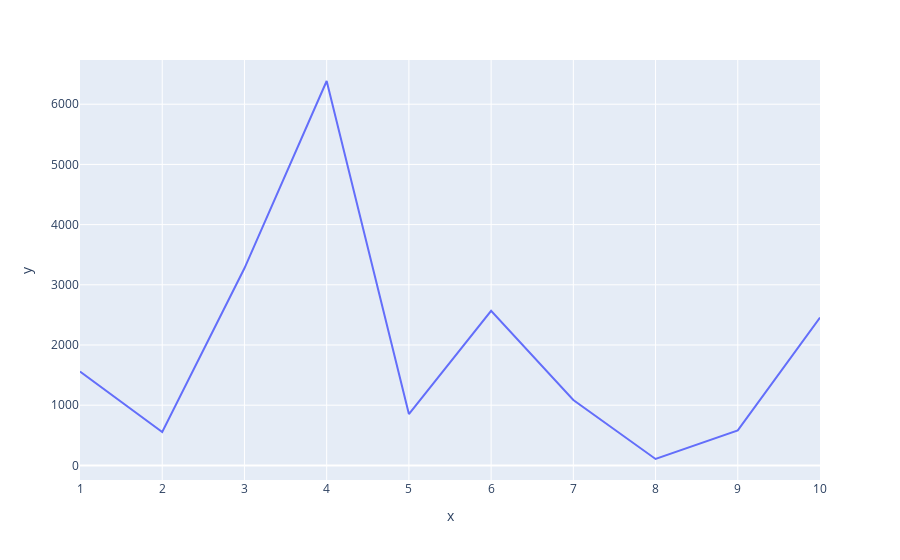

Source (notebook cell):
### Code cell
import plotly.graph_objects as go

#visualize werte with plotly
#x axis 17 values
#y axis werte

def plot_werte(ten_balance_outcomes):
    import plotly.graph_objects as go
    import plotly.express as px
    import pandas as pd

    df = pd.DataFrame(ten_balance_outcomes)
    df.columns = ['Attempts to loose all your money']
    df['x'] = range(1, len(ten_balance_outcomes)+1)
    df['y'] = ten_balance_outcomes

    fig = px.line(df, x='x', y='y')
    fig.show()

plot_werte(ten_balance_outcomes)

### Figure 1 — Plotly figure (JSON) as saved in the notebook; plotly's stock layout.template omitted (floating-point values rounded to 4 significant figures)
{"data": [{"hovertemplate": "x=%{x}<br>y=%{y}<extra></extra>", "legendgroup": "", "line": {"color": "#636efa", "dash": "solid"}, "marker": {"symbol": "circle"}, "mode": "lines", "name": "", "orientation": "v", "showlegend": false, "type": "scatter", "x": [1, 2, 3, 4, 5, 6, 7, 8, 9, 10], "xaxis": "x", "y": [1560, 554, 3274, 6386, 853, 2568, 1086, 106, 581, 2457], "yaxis": "y"}], "layout": {"legend": {"tracegroupgap": 0}, "margin": {"t": 60}, "xaxis": {"anchor": "y", "domain": [0, 1], "title": {"text": "x"}}, "yaxis": {"anchor": "x", "domain": [0, 1], "title": {"text": "y"}}}}
